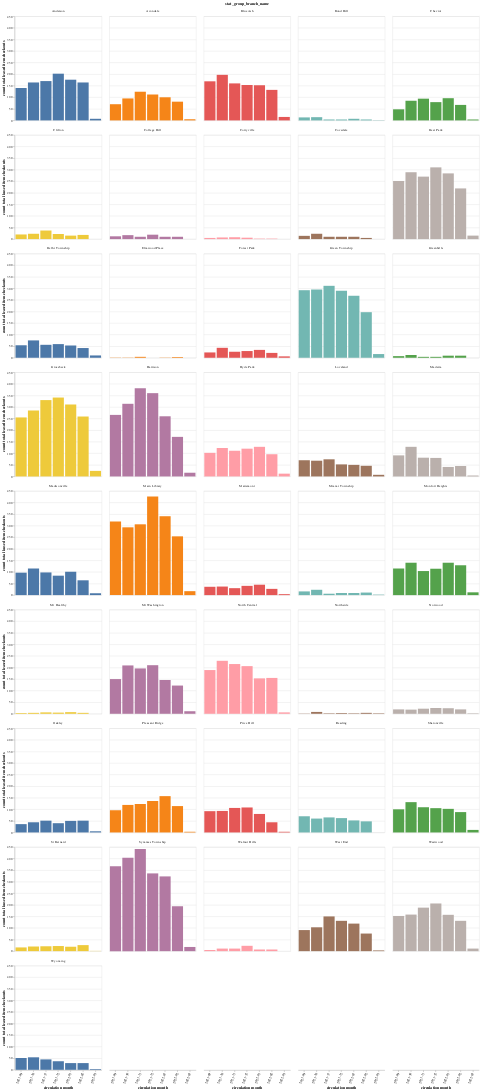

Notebook cell for this chart:
### Code cell
#@title
# color="#0090bd"
chart = alt.Chart(df).mark_bar().encode(
    # x='end_date:T',
    x=alt.X(
        'circ_month',
        axis=alt.Axis(title='circulation month', labelAngle=-70),
        # sort='-y'
    ),
    y=alt.Y(
        'count_checkouts:Q',
        title = 'count total leased item checkouts',
        # scale = alt.Scale(domain=[0,100]),
    ),
    color=alt.Color(
        'stat_group_branch_name',
        legend=None
    ),
    tooltip=['stat_group_branch_name', 'circ_month', 'count_checkouts']
).properties(
    title="",
    # .format(df.iloc[0]['branch_name']),
    width=250,
).facet(
    facet='stat_group_branch_name',
    columns=5
)

chart.display()

### Figure 1 — Vega-Lite specification as saved in the notebook (floating-point values rounded to 4 significant figures; data arrays with more than 128 entries replaced by an {"elided": "..."} marker saying what was removed)
{"config": {"view": {"continuousWidth": 400, "continuousHeight": 300}}, "data": {"name": "data-acbf16c86bc7cbb46668b8d3e03c32d2"}, "facet": {"field": "stat_group_branch_name", "type": "nominal"}, "spec": {"mark": "bar", "encoding": {"color": {"field": "stat_group_branch_name", "legend": null, "type": "nominal"}, "tooltip": [{"field": "stat_group_branch_name", "type": "nominal"}, {"field": "circ_month", "type": "nominal"}, {"field": "count_checkouts", "type": "quantitative"}], "x": {"axis": {"labelAngle": -70, "title": "circulation month"}, "field": "circ_month", "type": "nominal"}, "y": {"field": "count_checkouts", "title": "count total leased item checkouts", "type": "quantitative"}}, "title": "", "width": 250}, "columns": 5, "$schema": "https://vega.github.io/schema/vega-lite/v4.17.0.json", "datasets": {"data-acbf16c86bc7cbb46668b8d3e03c32d2": {"elided": "277 records"}}}
